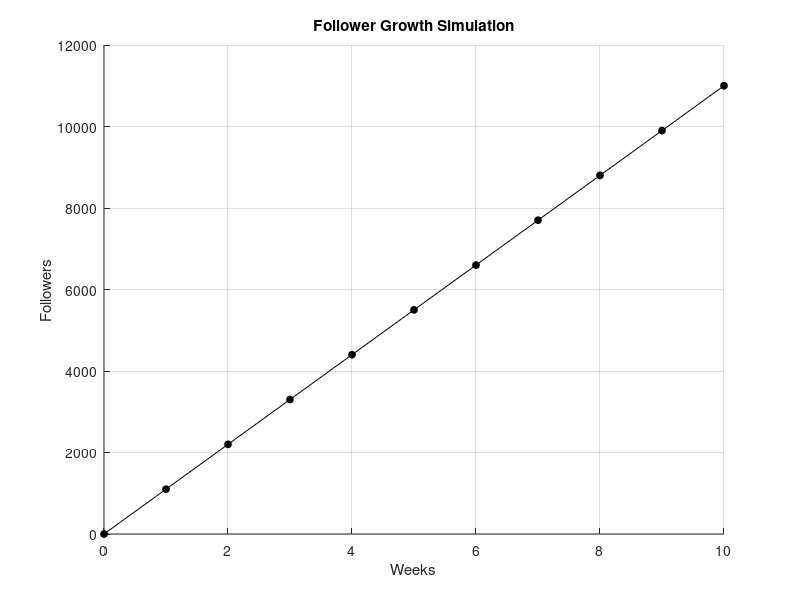

Source code (MATLAB):
clear all;
clc;
hold on;

% Initial values
target = 10000; % Target number of followers
total_weeks = 10; % Number of weeks
gain_new_followers = 1500; % New followers gained each week
lose_followers = 500; % Followers lost each week
refollow = 100; % Followers re-follow each week

% Initial current followers
curr_followers = 0;

% Store followers and weeks to plot later
followers = zeros(1, total_weeks + 1);
weeks=0:total_weeks;

% Simulate for each week
for week = 1:total_weeks
    % Gain new followers
    curr_followers = curr_followers + gain_new_followers- lose_followers + refollow;
    followers(week + 1) = curr_followers;

    % Display the followers count for the current week
    fprintf('Week %d: %d followers\n', week, followers);
    
    % Check if target is reached
    if curr_followers >= target
        fprintf('Target reached in week %d with %d followers\n', week, curr_followers);
        break;
    end
 
end

% If the target is not reached after the loop
if followers < target
    fprintf('Target not reached after %d weeks. Final count: %d followers\n', weeks, followers);
end

%Plot of the growth
plot(weeks, followers, '-ko', 'MarkerSize', 5, 'MarkerFaceColor', 'k', 'MarkerEdgeColor', 'k');

xlabel('Weeks');
ylabel('Followers');
title('Follower Growth Simulation');
grid on;
